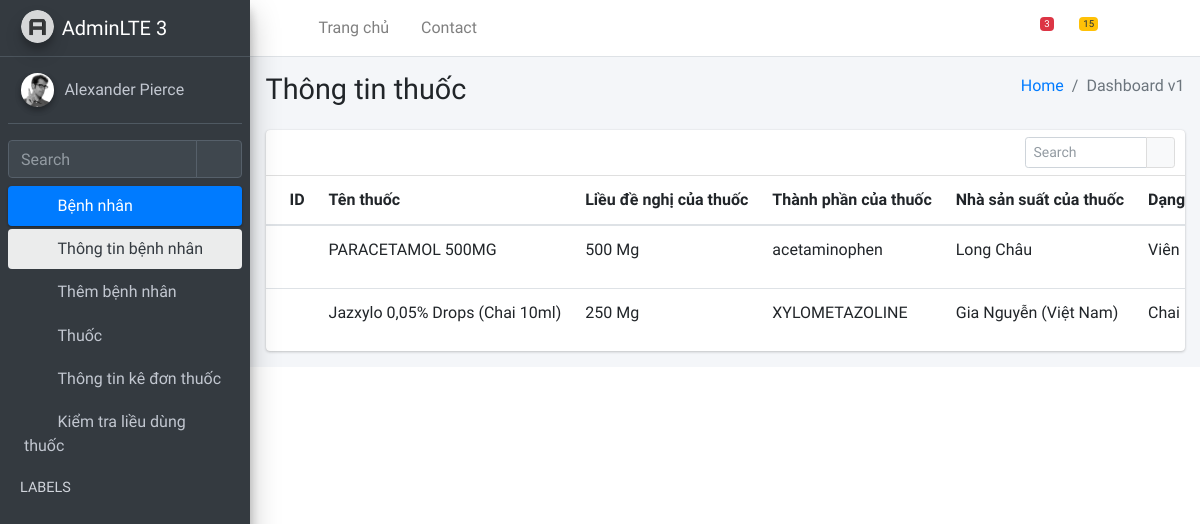
The app's page /medication with its own data.
### prescriptions/models.py (models this page shows)
class Medication(models.Model):
    medication_id = models.AutoField(primary_key=True)
    name = models.CharField(max_length=255)
    description = models.CharField(max_length=255)
    active_ingredient = models.CharField(max_length=255)
    manufacturer = models.CharField(max_length=255)
    dosage_form = models.CharField(max_length=255)
    prescribed_dose = models.CharField(max_length=255, default='null')
    unit_price = models.CharField(max_length=255)
    stock_quantity = models.CharField(max_length=255)

### prescriptions/views.py (the view)
# urls.py: path('medication', views.medication_list, name='medication_list'),
def medication_list(request):
    medications = Medication.objects.all()
    return render(request, 'medication/medication_list.html', {'medications': medications})

### prescriptions/templates/medication/medication_list.html (shortened to what this page needs)
{% include 'home.html' %}
<div class="content-wrapper">
    <div class="content-header">
        <div class="container-fluid">
            <div class="row mb-2">
                <div class="col-sm-6">
                    <h1 class="m-0">Thông tin thuốc</h1>
                </div>
                <div class="col-sm-6">
                    <ol class="breadcrumb float-sm-right">
                        <li class="breadcrumb-item"><a href="#">Home</a></li>
                        <li class="breadcrumb-item active">Dashboard v1</li>
                    </ol>
                </div>
            </div>
        </div>
    </div>
    <section class="content">
        <div class="container-fluid">
            <div class="row">
                <div class="col-12">
                    <div class="card">
                        <div class="card-header">
                            <div class="card-tools">
                                <div class="input-group input-group-sm" style="width: 150px;">
                                    <input type="text" name="table_search" class="form-control float-right"
                                        placeholder="Search">
                                    <div class="input-group-append">
                                        <button type="submit" class="btn btn-default">
                                            <i class="fas fa-search"></i>
                                        </button>
                                    </div>
                                </div>
                            </div>
                        </div>
                        <div class="card-body table-responsive p-0">
                            <table class="table table-hover text-nowrap">
                                <thead>
                                    <tr>
                                        <th>ID</th>
                                        <th>Tên thuốc</th>
                                        <th>Liều đề nghị của thuốc</th>
                                        <th>Thành phần của thuốc</th>
                                        <th>Nhà sản suất của thuốc</th>
                                        <th>Dạng thuốc</th>
                                    </tr>
                                </thead>
                                <tbody>
                                    {% for medication in medications %}
                                    <tr>
                                        <td>{{ medication.id }}</td>
                                        <td>{{ medication.name }}</td>
                                        <td>{{ medication.prescribed_dose }} Mg</td>
                                        <td>{{ medication.active_ingredient }}</td>
                                        <td>{{ medication.manufacturer }}</td>
                                        <td>{{ medication.dosage_form }}</td>
                                    </tr>
                                    {% endfor %}
                                </tbody>
                            </table>
                        </div>
                    </div>
                </div>
            </div>
        </div>
    </section>
</div>

### records on screen
Medication: name "PARACETAMOL 500MG", prescribed_dose "500", active_ingredient "acetaminophen", manufacturer "Long Châu", dosage_form "Viên"
Medication: name "Jazxylo 0,05% Drops (Chai 10ml)", prescribed_dose "250", active_ingredient "XYLOMETAZOLINE", manufacturer "Gia Nguyễn (Việt Nam)", dosage_form "Chai"
